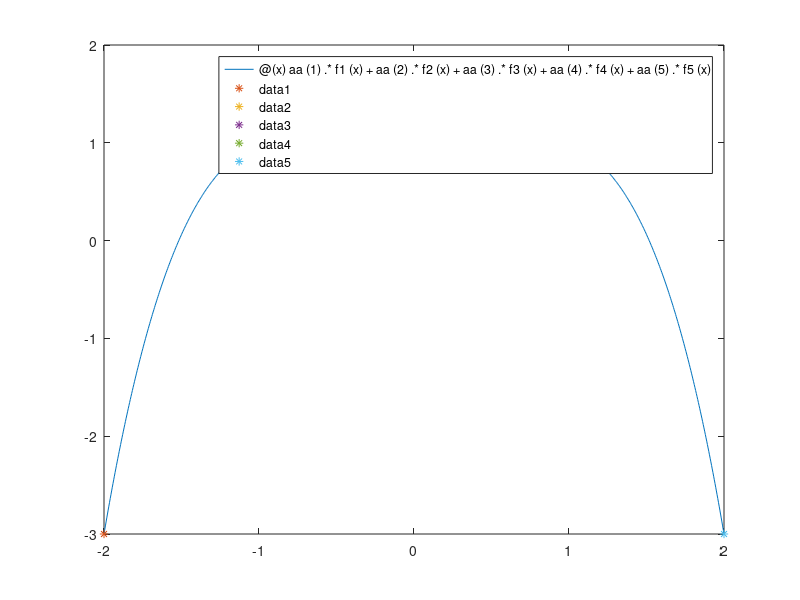

Write MATLAB code to recreate this figure.
% @file         lalg1_Serie10.m
% @brief        
% @author       Burkhardt Simon - github.com/mnemocron
% @date         2018-02-03
% @copyright    unlicense.org
% @see          http://adams-science.com

p = [-2 -3]';
q = [-1 1]';
r = [0 1]';
s = [1 1]';
t = [2 -3]';

% Es sind 5 Punkte gegen, also hat das Interpolationspolynom 5 Koeffizienten
% p(t)=c0+c1*t+c2*t2+c3*t3+c4*t4

f1=@(x) x.^0;
f2=@(x) x.^1;
f3=@(x) x.^2;
f4=@(x) x.^3;
f5=@(x) x.^4;

stellen=[p(1) q(1) r(1) s(1) t(1)]';
werte=[p(2) q(2) r(2) s(2) t(2)]';

F=[f1(stellen) f2(stellen) f3(stellen) f4(stellen) f5(stellen)];
aa=inv(F)*werte;
ff=@(x) aa(1).*f1(x) + aa(2).*f2(x) + aa(3).*f3(x) + aa(4).*f4(x) + aa(5).*f5(x);

fplot(ff, [-2,2]);
hold on;
plot(stellen(1), werte(1), '*');
plot(stellen(2), werte(2), '*');
plot(stellen(3), werte(3), '*');
plot(stellen(4), werte(4), '*');
plot(stellen(5), werte(5), '*');

% Aufgabe 3
% Orthogonalbasistransformation:
% Vektor s zur neuen Basis F
% s1f = dot(f1./(norm(f1)^2), s)
s = [1 11 -2]';
f1 = [2 1 2]';
f2 = [-2 2 1]';
f3 = [1 2 -2]';
s1f = dot(f1./(norm(f1)^2), s)
s2f = dot(f2./(norm(f2)^2), s)
s3f = dot(f3./(norm(f3)^2), s)



